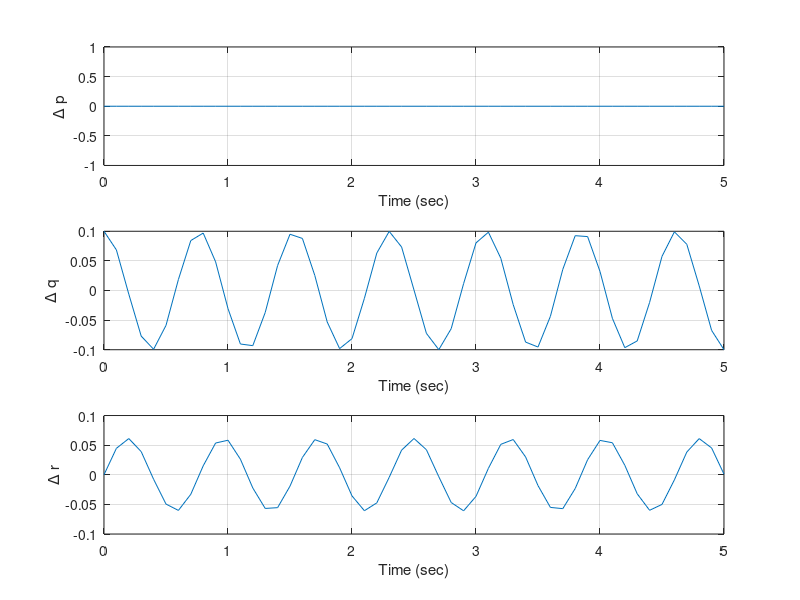

The MATLAB script that drew this image:
%% HW 1

% Problem 3

Iy = 750; 
Iz = 1000; 
Ix = 500; 
Po = 20; 
deltaT = 0.1; 

A = [0 0 0; 0 0 Po*(Ix - Iz)/Iy; 0 Po*(Iy - Ix)/Iz 0]

expm(A * deltaT);
%% 
deltaq0 = 0.1; 
deltap0 = 0; 
deltar0 = 0; 
timeSeries = 0:deltaT:5; 

for i = 1:length(timeSeries)
    State{i} = expm(A * timeSeries(i)) * [deltap0; deltaq0; deltar0];
end

StateVector = cell2mat(State)';

figure(1)
subplot(3,1,1)
plot(timeSeries, StateVector(:,1))
xlabel('Time (sec)')
ylabel('\Delta p')
grid on

subplot(3,1,2)
plot(timeSeries, StateVector(:,2))
xlabel('Time (sec)')
ylabel('\Delta q')
grid on

subplot(3,1,3)
plot(timeSeries, StateVector(:,3))
xlabel('Time (sec)')
ylabel('\Delta r')
grid on